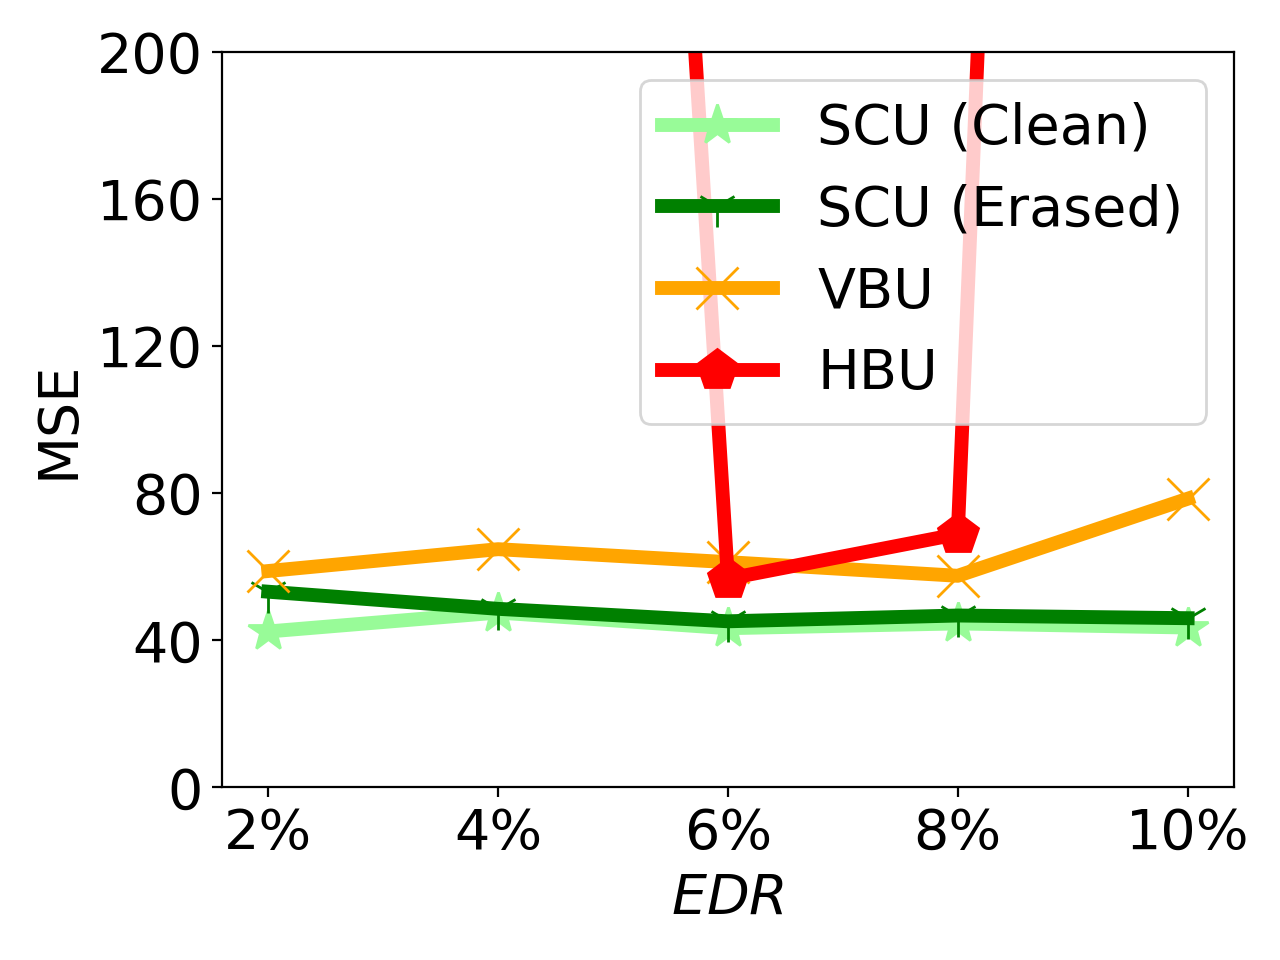

Write Python code to recreate this figure.


import numpy as np
import matplotlib.pyplot as plt

epsilon = 3
beta = 1 / epsilon


x=[1, 2, 3, 4, 5]
# validation_for_plt =[97,95.8600, 94.9400, 93.5400, 93.2400]
# attack_for_plt=[0, 0.3524, 0, 0.1762, 0.1762]
# basic_for_plt=[99.8, 99.8, 99.8, 99.8, 99.8]

labels = ['2%', '4%', '6%', '8%', '10%' ]
#unl_org_0= [24.44, 33.15, 26.5, 31.84, 47.90]
unl_org = [42.6868, 40.3347, 39.4179, 37.70, 39.0077]


unl_hess_r = [3904221.2960, 1061.9756, 56.7688, 68.8932, 1583.3432]
unl_vbu = [58.8552, 64.7945, 61.2681, 57.5593, 78.5073]

unl_ss_clean = [42.4134, 47.5628, 43.3111, 44.6024, 43.4938]
unl_ss_erased = [53.2308, 48.5714, 45.1817, 46.7559, 46.0260]

#unl_ss_wo = [23.54, 19.375, 31.33, 33.92, 37.80]



plt.figure()
l_w=5
m_s=15
#plt.figure(figsize=(8, 5.3))
#plt.plot(x, unl_fr, color='blue', marker='^', label='Retrain',linewidth=l_w, markersize=m_s)
plt.plot(x, unl_ss_clean, color='palegreen',  marker='*',  label='SCU (Clean)',linewidth=l_w, markersize=m_s)
plt.plot(x, unl_ss_erased, color='g',  marker='1',  label='SCU (Erased)',linewidth=l_w, markersize=m_s)

plt.plot(x, unl_vbu, color='orange',  marker='x',  label='VBU',linewidth=l_w,  markersize=m_s)

plt.plot(x, unl_hess_r, color='r',  marker='p',  label='HBU',linewidth=l_w, markersize=m_s)


#plt.plot(x, unl_vibu, color='silver',  marker='d',  label='VIBU',linewidth=4,  markersize=10)

# plt.plot(x, y_sa03, color='r',  marker='2',  label='AAAI21 A_acc, pr=0.3',linewidth=3, markersize=8)
# plt.plot(x, y_sa05, color='darkblue',  marker='4',  label='AAAI21 A_acc, pr=0.5',linewidth=3, markersize=8)
# plt.plot(x, y_ma03, color='darkviolet',  marker='3',  label='FedMC A_acc, pr=0.3',linewidth=3, markersize=8)
# plt.plot(x, y_ma05, color='cyan',  marker='p',  label='FedMC A_acc, pr=0.5',linewidth=3, markersize=8)


# plt.grid()
leg = plt.legend(fancybox=True, shadow=True)
# plt.xlabel('Malicious Client Ratio (%)' ,fontsize=16)
plt.ylabel('MSE' ,fontsize=20)
my_y_ticks = np.arange(0 ,201,40)
plt.yticks(my_y_ticks,fontsize=20)
plt.ylim(0,200)
plt.xlabel('$\it{EDR}$' ,fontsize=20)

plt.xticks(x, labels, fontsize=20)
# plt.title('CIFAR10 IID')
plt.legend(loc='best',fontsize=20)
plt.tight_layout()
#plt.title("MNIST")
plt.rcParams['figure.figsize'] = (2.0, 1)
plt.rcParams['image.interpolation'] = 'nearest'
plt.rcParams['figure.subplot.left'] = 0.11
plt.rcParams['figure.subplot.bottom'] = 0.08
plt.rcParams['figure.subplot.right'] = 0.977
plt.rcParams['figure.subplot.top'] = 0.969
plt.savefig('cifar_mse_erased_er_curve.png', dpi=200)
plt.show()
